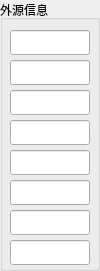
       <widget class="QGroupBox" name="groupBox_UDP">
        <property name="geometry">
         <rect>
          <x>240</x>
          <y>210</y>
          <width>100</width>
          <height>271</height>
         </rect>
        </property>
        <property name="title">
         <string>外源信息</string>
        </property>
        <widget class="QLineEdit" name="lineEdit_UDP1">
         <property name="geometry">
          <rect>
           <x>10</x>
           <y>30</y>
           <width>80</width>
           <height>25</height>
          </rect>
         </property>
         <property name="text">
          <string />
         </property>
         <property name="readOnly">
          <bool>true</bool>
         </property>
        </widget>
        <widget class="QLineEdit" name="lineEdit_UDP2">
         <property name="geometry">
          <rect>
           <x>10</x>
           <y>60</y>
           <width>80</width>
           <height>25</height>
          </rect>
         </property>
         <property name="readOnly">
          <bool>true</bool>
         </property>
        </widget>
        <widget class="QLineEdit" name="lineEdit_UDP3">
         <property name="geometry">
          <rect>
           <x>10</x>
           <y>90</y>
           <width>80</width>
           <height>25</height>
          </rect>
         </property>
         <property name="readOnly">
          <bool>true</bool>
         </property>
        </widget>
        <widget class="QLineEdit" name="lineEdit_UDP4">
         <property name="geometry">
          <rect>
           <x>10</x>
           <y>120</y>
           <width>80</width>
           <height>25</height>
          </rect>
         </property>
         <property name="readOnly">
          <bool>true</bool>
         </property>
        </widget>
        <widget class="QLineEdit" name="lineEdit_UDP5">
         <property name="geometry">
          <rect>
           <x>10</x>
           <y>150</y>
           <width>80</width>
           <height>25</height>
          </rect>
         </property>
         <property name="readOnly">
          <bool>true</bool>
         </property>
        </widget>
        <widget class="QLineEdit" name="lineEdit_UDP6">
         <property name="geometry">
          <rect>
           <x>10</x>
           <y>180</y>
           <width>80</width>
           <height>25</height>
          </rect>
         </property>
         <property name="readOnly">
          <bool>true</bool>
         </property>
        </widget>
        <widget class="QLineEdit" name="lineEdit_UDP7">
         <property name="geometry">
          <rect>
           <x>10</x>
           <y>210</y>
           <width>80</width>
           <height>25</height>
          </rect>
         </property>
         <property name="readOnly">
          <bool>true</bool>
         </property>
        </widget>
        <widget class="QLineEdit" name="lineEdit_UDP8">
         <property name="geometry">
          <rect>
           <x>10</x>
           <y>240</y>
           <width>80</width>
           <height>25</height>
          </rect>
         </property>
         <property name="readOnly">
          <bool>true</bool>
         </property>
        </widget>
       </widget>
